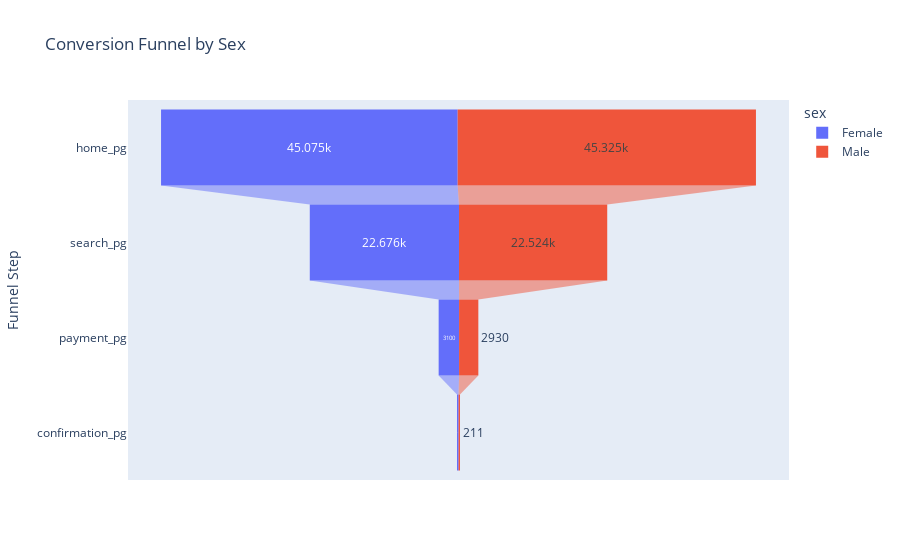

Notebook cell for this chart:
### Code cell
# Assuming df is your DataFrame
# Create a funnel DataFrame
funnel_df = pd.DataFrame()

# Count the number of users at each funnel step, differentiated by sex
funnel_df['home_pg'] = df.groupby('sex')['home_pg'].sum()
funnel_df['search_pg'] = df.groupby('sex')['search_pg'].sum()
funnel_df['payment_pg'] = df.groupby('sex')['payment_pg'].sum()
funnel_df['confirmation_pg'] = df.groupby('sex')['confirmation_pg'].sum()

# Melt the DataFrame to long format for Plotly
funnel_df = funnel_df.reset_index()
funnel_df = funnel_df.melt(id_vars='sex', var_name='funnel_step', value_name='count')

# Plot the funnel chart
fig = px.funnel(funnel_df, 
                x='count', 
                y='funnel_step', 
                color='sex',
                title="Conversion Funnel by Sex",
                labels={'funnel_step': 'Funnel Step', 'count': 'Number of Users'})

fig.show()

### Figure 1 — Plotly figure (JSON) as saved in the notebook; plotly's stock layout.template omitted (floating-point values rounded to 4 significant figures)
{"data": [{"hovertemplate": "sex=Female<br>Number of Users=%{x}<br>Funnel Step=%{y}<extra></extra>", "legendgroup": "Female", "marker": {"color": "#636efa"}, "name": "Female", "orientation": "h", "showlegend": true, "type": "funnel", "x": [45075, 22676, 3100, 241], "xaxis": "x", "y": ["home_pg", "search_pg", "payment_pg", "confirmation_pg"], "yaxis": "y"}, {"hovertemplate": "sex=Male<br>Number of Users=%{x}<br>Funnel Step=%{y}<extra></extra>", "legendgroup": "Male", "marker": {"color": "#EF553B"}, "name": "Male", "orientation": "h", "showlegend": true, "type": "funnel", "x": [45325, 22524, 2930, 211], "xaxis": "x", "y": ["home_pg", "search_pg", "payment_pg", "confirmation_pg"], "yaxis": "y"}], "layout": {"legend": {"title": {"text": "sex"}, "tracegroupgap": 0}, "title": {"text": "Conversion Funnel by Sex"}, "xaxis": {"anchor": "y", "domain": [0, 1], "title": {"text": "Number of Users"}}, "yaxis": {"anchor": "x", "domain": [0, 1], "title": {"text": "Funnel Step"}}}}
